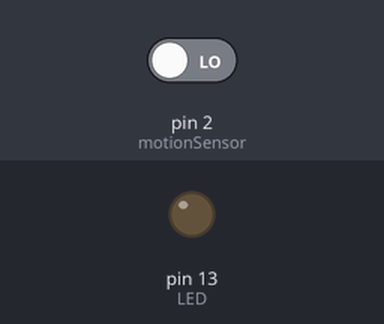
Recording of a sketch running on a simulated Arduino Uno, built with avr-gcc and run on an emulated ATmega328P. On the bench: output pins drawn as LEDs (lit = HIGH). Inputs (shaded band) come from the test bench; at power-on: pin 2 (motionSensor) LOW.

Above: at 1.2 s.
1.3 s: pin 2 (motionSensor) driven HIGH
At 1.9 s:
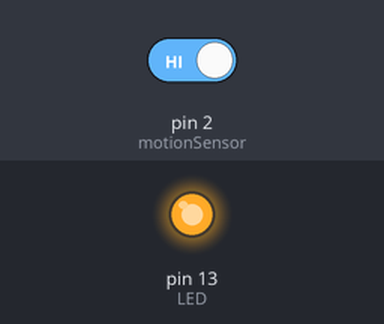
2.8 s: pin 2 (motionSensor) driven LOW
At 4.2 s:
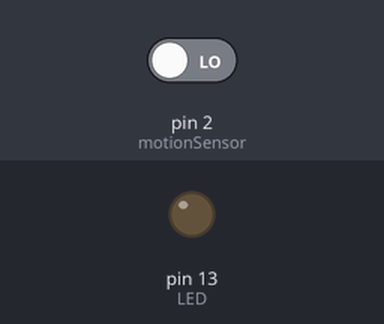
Timing chart, 0 to 5.8 s (numbered marks = the images above; inputs shaded):
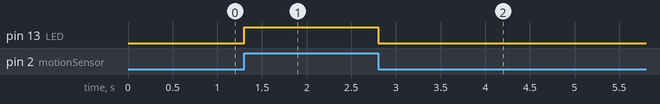

Measured:
- after the input at 1.3 s, pin 13 (LED): LOW → HIGH at once
- after the input at 2.8 s, pin 13 (LED): HIGH → LOW at once

The sketch:

code.ino
```cpp
const int LED = 13;
const int motionSensor = 2;

void setup() {
  pinMode(LED, OUTPUT);
  pinMode(motionSensor, INPUT);
}

void loop() {
  int sensorValue = digitalRead(motionSensor);

  if (sensorValue == HIGH) {
    digitalWrite(LED, HIGH);
  } else {
    digitalWrite(LED, LOW);
  }
}
```
